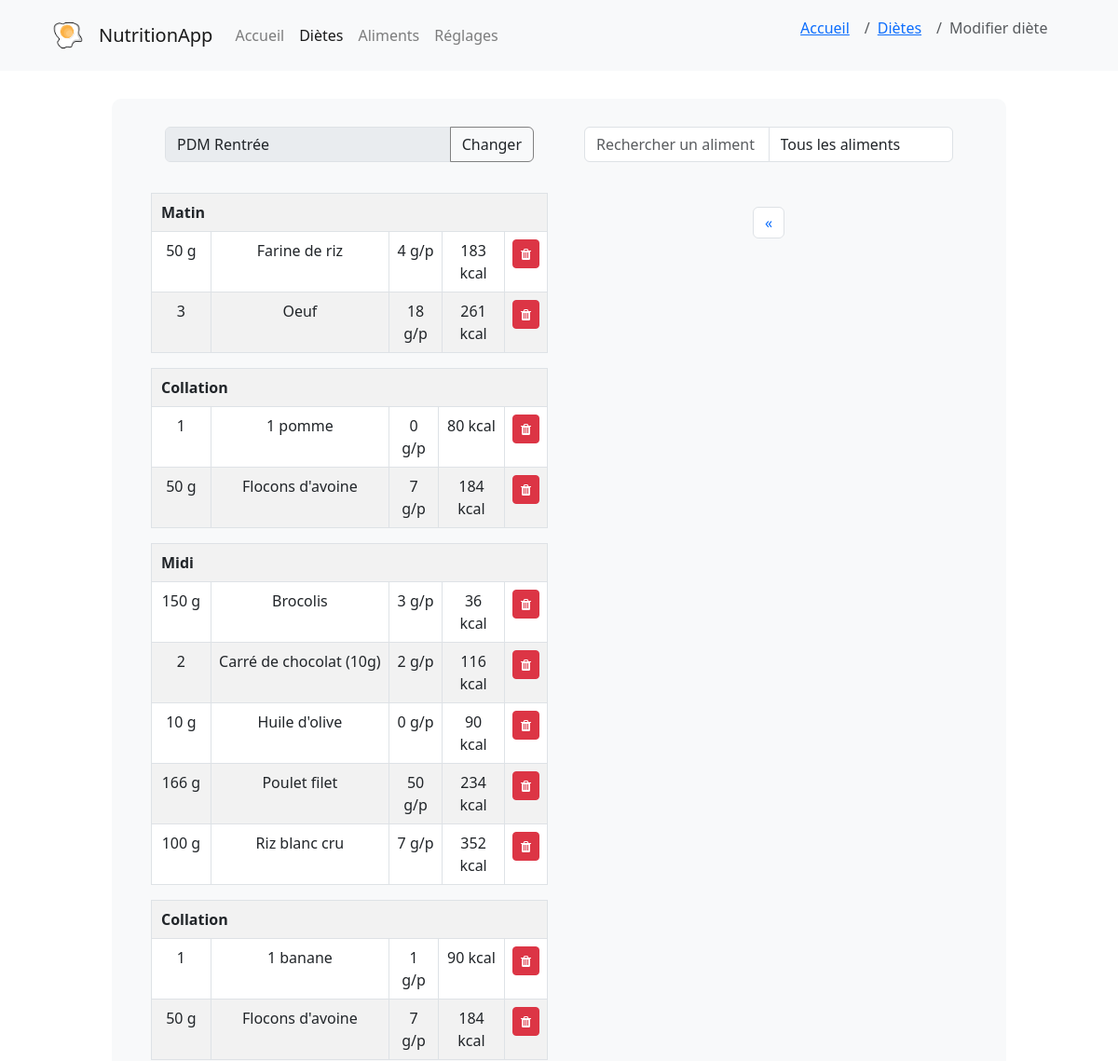
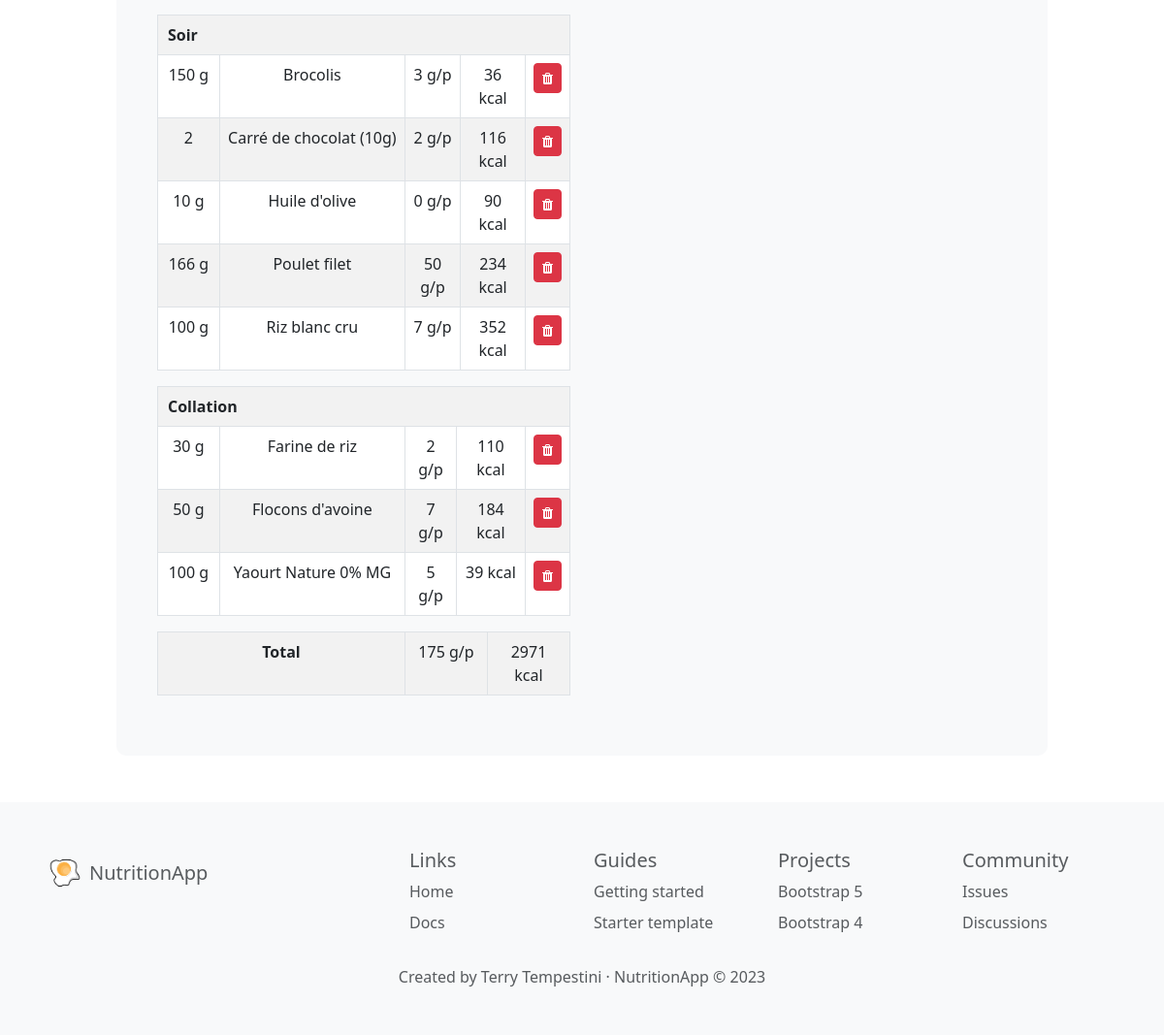
The page /creer_diete/3 on the database its author committed (2 pictures, top to bottom).
### models/Diete.py (models this page shows, shortened)
class Diete(db.Model):
    id = db.Column(db.Integer, primary_key=True)
    titre_diete = db.Column(db.String(255), nullable=True) # nom de la diete
    createur = db.Column(db.Integer, db.ForeignKey('utilisateur.id'), nullable=True)
    date = db.Column(db.Date, nullable=True)
    createur_obj = db.relationship('Utilisateur', backref=db.backref('dietes'), foreign_keys=[createur])
    def get_by_id(id):
        return Diete.query.get(id)
    def portions_associees(self):
        return Portion.query.join(Aliment).filter(Portion.diete == self.id).order_by(Portion.label_portion, Aliment.titre).all()
    def total_kcal(self):
        if(self.portions_associees()):
            return sum([portion.kcal_portion() for portion in self.portions_associees()])
        else:
            return 0
    def total_proteines(self):
        if(self.portions_associees()):
            return sum([portion.proteines_portion() for portion in self.portions_associees()])
        else:
            return 0

### models/Portion.py (models this page shows, shortened)
class Portion(db.Model):
    id = db.Column(db.Integer, primary_key=True)
    diete = db.Column(db.Integer, db.ForeignKey('diete.id'))
    aliment = db.Column(db.Integer, db.ForeignKey('aliment.id'))
    nombre = db.Column(db.Integer, nullable=False, server_default='0')
    label_portion = db.Column(db.Integer, nullable=False, server_default='0') # 1=matin, 2=collation matin, 3=midi, 4=collation aprem, 5=soir, 6=collation soir
    diete_obj = db.relationship('Diete', backref=db.backref('portions'))
    aliment_obj = db.relationship('Aliment', backref=db.backref('portions'))
    def unite(self):
        return self.aliment_obj.unite
    def kcal_portion(self):
        if self.unite() == 1: # si l'aliment est en unité (kcal * nombre)
            return round(self.aliment_obj.kcal * self.nombre)
        else: # aliment == 0 (kcal * nombre * 0.01 * 100g) ; aliment == 2 (kcal * nombre * 0.01 * 100mL)
            return round(self.aliment_obj.kcal * self.nombre * 0.01)
    def proteines_portion(self):
        if self.unite() == 1:
            return round(self.aliment_obj.proteines * self.nombre)
        else:
            return round(self.aliment_obj.proteines * self.nombre * 0.01)

### models/Aliment.py (models this page shows, shortened)
class Aliment(db.Model):
    id = db.Column(db.Integer, primary_key=True)
    titre = db.Column(db.String(255), nullable=True, server_default='')
    kcal = db.Column(db.Integer, nullable=True, server_default='0')
    proteines = db.Column(db.Integer, nullable=True, server_default='0')
    glucides = db.Column(db.Integer, nullable=True, server_default='0')
    lipides = db.Column(db.Integer, nullable=True, server_default='0')
    categorie = db.Column(db.String(255), nullable=True, server_default="Autre") # légume, fruit, féculent...
    photo = db.Column(db.String(255), nullable=True, server_default='')
    description = db.Column(db.String(255), nullable=True, server_default='')
    unite = db.Column(db.Integer, nullable=True, server_default='0') # 0 = 100g, 1 = 1 unité, 2 = mL
    valide = db.Column(db.Integer, nullable=True, server_default='0') # 0 = non validé, 1 = validé
    def get_all():
        return Aliment.query.order_by(Aliment.titre).limit(MAX_RESULTS).all()

### controllers/diete.py (the view)
@app.route('/creer_diete/<int:id>', methods=['GET', 'POST'])
def creer_diete(id):
    diete_courante = Diete.get_by_id(id)
    portions_repas = diete_courante.portions_associees()
    aliments = Aliment.get_all()
    return render_template('diete/creer_diete.html', aliments=aliments, diete=diete_courante, portions_repas=portions_repas)

### templates/diete/creer_diete.html (shortened to what this page needs)
{% extends 'base.html' %}
{% block content %}
{% set page = 'dietes' %}
{% set place = ["accueil","dietes","modifier_diete"] %}
{% with breadcrumb=place %}
    {% include "navbar.html" %}
{% endwith %}
<link rel="stylesheet" href="{{root}}{{ url_for('static', filename='css/pages.css') }}">
<div class="diete_window bg-light">
  <div class="container">
    <div class="row">
      <div class="col-md-6 mb-3">
        <div class="col-md-12 input-group mb-3">
          <input type="text" id="titre_diete" name="titre_diete" class="form-control" placeholder="Titre" value="{{ diete.titre_diete }}" readonly required>
          <div class="input-group-append">
            <span class="btn input-group-text" style="border-color: grey;" data-toggle="tooltip" title="Changer titre" data-bs-toggle="modal" data-bs-target="#modalChangeTitle" id="titre_diete">Changer</span>
          </div>
        </div>
          <table class="col-md-12 table table-striped table-bordered">
            {% set current_label = [] %}
            {% for portion in portions_repas %}
            {% if current_label[-1] != portion.label_portion %}
                    <table class="table table-striped table-bordered full-width-table">
                        {% do current_label.append(portion.label_portion) %}
                            <tr>
                                <th colspan="5" style="padding-left: 10px;">
                                    {% if current_label[-1] == 1 %}
                                        Matin
                                    {% elif current_label[-1] == 3 %}
                                        Midi
                                    {% elif current_label[-1] == 5 %}
                                        Soir
                                    {% else %}
                                        Collation
                                    {% endif %}
                                </th>
                            </tr>
                {% endif %}
            <tr>
              {% if portion.aliment_obj.unite == 1 %}
                <td style="width: 15%">{{ portion.nombre }}</td>
                <td style="width: 45%">{{ portion.aliment_obj.titre }}</td>
              {% elif portion.aliment_obj.unite == 2 %}
                <td style="width: 15%">{{ portion.nombre }} mL</td>
                <td style="width: 45%">{{ portion.aliment_obj.titre }}</td>
              {% else %}
                <td style="width: 15%">{{ portion.nombre }} g</td>
                <td style="width: 45%">{{ portion.aliment_obj.titre }}</td>
              {% endif %}
              <td>{{ portion.proteines_portion() }} g/p</td>
              <td>{{ portion.kcal_portion() }} kcal</td>
              <td class="text-center">
                <a href="{{ url_for('controllers.enlever_aliment_diete', id_portion=portion.id, id_diete=diete.id) }}" data-toggle="tooltip" title="Enlever" class="btn btn-sm btn-danger"><i class="fa fa-trash"></i></a>
              </td>
            </tr>
            {% endfor %}
          </table>
          <table class="col-md-12 table table-striped table-bordered">
            <tr class="text-center">
                <th colspan="2" style="width: 60%;">Total</th>
                <td style="width: 20%;">{{ diete.total_proteines()|round|int }} g/p</td>
                <td style="width: 20%;">{{ diete.total_kcal()|round|int }} kcal</td>
            </tr>
          </table>
      </div>
      <div class="col-md-6 mb-3">
        <div class="input-group mb-3 col-md-12">
          <form id="search-form" class="input-group mb-3">
            <input id="filterInput" type="text" name="search" class="form-control" placeholder="Rechercher un aliment" aria-label="Rechercher un aliment">
            <select id="filterSelect" name="filterSelect" class="form-control" required></select>
          </form>
        </div>
        <nav aria-label="Page navigation example">
          <ul class="pagination justify-content-center" id="pagination">
            <li class="page-item">
              <a class="page-link" href="#" aria-label="Previous" id="prevPage">
                <span aria-hidden="true">&laquo;</span>
              </a>
            </li>
          </ul>
        </nav>
      </div>
    </div>
  </div>
</div>
{% endblock %}

### templates/base.html (shortened to what this page needs)
<!DOCTYPE html>
<html lang="fr">
<head>
    <link rel="stylesheet" href="{{root}}{{ url_for('static', filename='css/base.css') }}">
    <link rel="stylesheet" href="https://cdnjs.cloudflare.com/ajax/libs/font-awesome/4.7.0/css/font-awesome.min.css">
    <link rel="stylesheet" href="https://cdn.jsdelivr.net/npm/bootstrap@4.0.0/dist/css/bootstrap.min.css">
    <link rel="stylesheet" href="https://cdnjs.cloudflare.com/ajax/libs/bootstrap/5.3.0/css/bootstrap.min.css">
</head>
<body>
    {% block content %}
    {% endblock %}
</body>
{% block footer %}
    <footer class="bd-footer py-4 py-md-5 mt-5 bg-body-tertiary">
            <div class="container text-body-secondary">
            <div class="row mb-3">
                <div class="col-lg-3">
                <div class="d-flex align-items-center">
                    <img src="{{url_for('static', filename='images/logo.png')}}" alt="logo" width="50" height="50" class="d-inline-block align-text-top">
                    <span class="fs-5">NutritionApp</span>
                </div>
                </div>
                <div class="col-6 col-lg-2 offset-lg-1">
                <h5>Links</h5>
                <ul class="list-unstyled">
                    <li class="mb-2">Home</li>
                    <li class="mb-2">Docs</li>
                </ul>
                </div>
                <div class="col-6 col-lg-2">
                <h5>Guides</h5>
                <ul class="list-unstyled">
                    <li class="mb-2">Getting started</li>
                    <li class="mb-2">Starter template</li>
                </ul>
                </div>
                <div class="col-6 col-lg-2">
                <h5>Projects</h5>
                <ul class="list-unstyled">
                    <li class="mb-2">Bootstrap 5</li>
                    <li class="mb-2">Bootstrap 4</li>
                </ul>
                </div>
                <div class="col-6 col-lg-2">
                <h5>Community</h5>
                <ul class="list-unstyled">
                    <li class="mb-2">Issues</li>
                    <li class="mb-2">Discussions</li>
                </ul>
                </div>
            </div>
            <div class="row text-center">
                <span>Created by Terry Tempestini · NutritionApp © 2023</span>
            </div>
    </footer>
{% endblock %}
</html>

### templates/navbar.html (shortened to what this page needs)
<nav class="navbar navbar-expand-lg navbar-light bg-light">
  <a class="navbar-brand ms-5" href="{{url_for('controllers.accueil')}}">
      <div class="d-flex align-items-center">
        <img src="{{url_for('static', filename='images/logo.png')}}" alt="logo" width="50" height="50" class="d-inline-block align-text-top">
        <span class="ms-2">NutritionApp</span>
      </div>
    </a>
    <div class="collapse navbar-collapse" id="navbarNavDropdown">
      <ul class="navbar-nav">
        <li class="nav-item {% if page == 'accueil' %}active{% endif %}">
        <a href="{{url_for('controllers.accueil')}}" class="nav-link">Accueil</a>
        </li>
        <li class="nav-item {% if page == 'dietes' %}active{% endif %}">
          <a href="{{url_for('controllers.dietes')}}" class="nav-link">Diètes</a>
        </li>
        <li class="nav-item {% if page == 'aliments' %}active{% endif %}">
          <a href="{{url_for('controllers.aliments')}}" class="nav-link">Aliments</a>
        </li>
        <li class="nav-item {% if page == 'reglages' %}active{% endif %}">
          <a href="{{url_for('controllers.reglages')}}" class="nav-link">Réglages</a>
        </li>
      </ul>
    </div>
    <ol class="breadcrumb fil_ariane">
      {% if breadcrumb|length > 1 %}
        {% set pretty_name = {
          'accueil': 'Accueil',
          'dietes': 'Diètes',
          'aliments': 'Aliments',
          'reglages': 'Réglages',
          'modifier_diete': 'Modifier diète',
          'changer_diete': 'Changer diète',
          'creer_aliment': 'Créer aliment',
          'detail': 'Détail diète',
          'modifier_aliment': 'Modifier aliment',
        } %}
        {% for item in breadcrumb %}
          {% if loop.last %}
            <li class="breadcrumb-item active" aria-current="page">{{pretty_name[item]}}</li>
          {% else %}
            {% set var = "controllers." + item %}
            <li class="breadcrumb-item"><a href="{{url_for(var)}}">{{pretty_name[item]}}</a></li>
          {% endif %}
        {% endfor %}
      {% endif %}
    </ol>
</nav>

### static/css/base.css (style rules this page uses)
html { font-family: 'Roboto', sans-serif; font-size: 16px; line-height: 1.5; color: #333; background-color: #fff; }
.fil_ariane { margin-left: 2cm; margin-right: 2cm; }

### static/css/pages.css (style rules this page uses)
.table td { text-align: center; }
.diete_window { width: 80%; margin: 30px auto; padding: 30px; max-width: 1200px; border-radius: 10px; }

### rows shown on the page
Diete: titre_diete "PDM Rentrée"
Portion: label_portion "Matin", nombre "50", aliment_obj.titre "Farine de riz", proteines_portion "4", kcal_portion "183"
Portion: nombre "3", aliment_obj.titre "Oeuf", proteines_portion "18", kcal_portion "261"
Portion: label_portion "Collation", nombre "1", aliment_obj.titre "1 pomme", proteines_portion "0", kcal_portion "80"
Portion: nombre "50", aliment_obj.titre "Flocons d'avoine", proteines_portion "7", kcal_portion "184"
Portion: label_portion "Midi", nombre "150", aliment_obj.titre "Brocolis", proteines_portion "3", kcal_portion "36"
Portion: nombre "2", aliment_obj.titre "Carré de chocolat (10g)", proteines_portion "2", kcal_portion "116"
Portion: nombre "10", aliment_obj.titre "Huile d'olive", proteines_portion "0", kcal_portion "90"
Portion: nombre "166", aliment_obj.titre "Poulet filet", proteines_portion "50", kcal_portion "234"
Portion: nombre "100", aliment_obj.titre "Riz blanc cru", proteines_portion "7", kcal_portion "352"
Portion: label_portion "Collation", nombre "1", aliment_obj.titre "1 banane", proteines_portion "1", kcal_portion "90"
Portion: nombre "50", aliment_obj.titre "Flocons d'avoine", proteines_portion "7", kcal_portion "184"
Portion: label_portion "Soir", nombre "150", aliment_obj.titre "Brocolis", proteines_portion "3", kcal_portion "36"
Portion: nombre "2", aliment_obj.titre "Carré de chocolat (10g)", proteines_portion "2", kcal_portion "116"
Portion: nombre "10", aliment_obj.titre "Huile d'olive", proteines_portion "0", kcal_portion "90"
Portion: nombre "166", aliment_obj.titre "Poulet filet", proteines_portion "50", kcal_portion "234"
Portion: nombre "100", aliment_obj.titre "Riz blanc cru", proteines_portion "7", kcal_portion "352"
Portion: label_portion "Collation", nombre "30", aliment_obj.titre "Farine de riz", proteines_portion "2", kcal_portion "110"
Portion: nombre "50", aliment_obj.titre "Flocons d'avoine", proteines_portion "7", kcal_portion "184"
Portion: nombre "100", aliment_obj.titre "Yaourt Nature 0% MG", proteines_portion "5", kcal_portion "39"
Aliment: total_proteines "175", total_kcal "2971"

### other values the page prints
{{ pretty_name[item] }} "Accueil" "Diètes"
{{ pretty_name[item] }} "Modifier diète"
